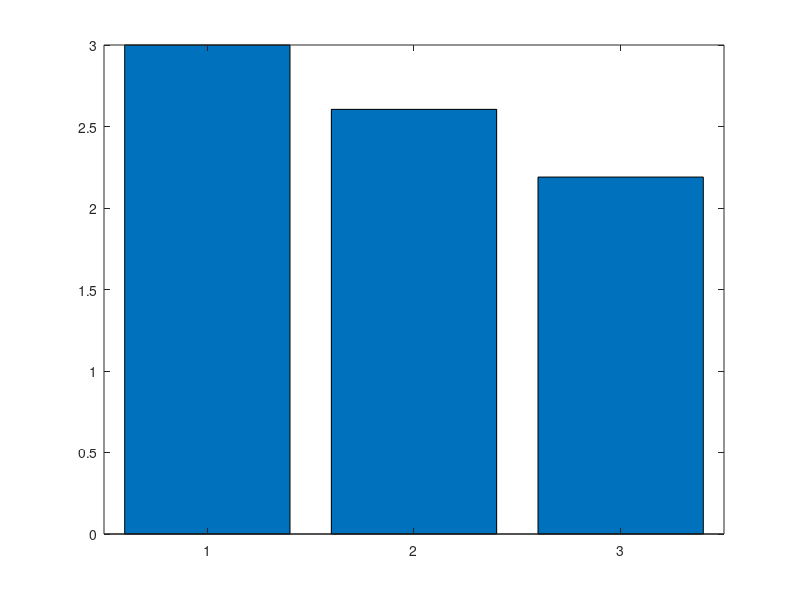

Write MATLAB code to recreate this figure.
%04-feb-18
%statistics and machine learning toolbox
pd=makedist('Normal', 'mu', 1)
u = [1 2 3 4 5];
umean=mean(u);
ugeom=geomean(u);
uharm=harmmean(u);
bar([umean, ugeom, uharm]);
%statistics and machine learning -> functions - everything